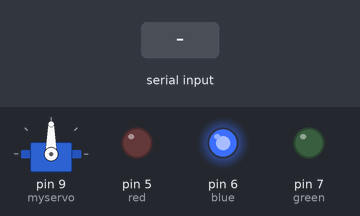
A sketch run on a simulated Arduino Uno, built with avr-gcc and run on an emulated ATmega328P. Parts: servo, output pins drawn as LEDs (lit = HIGH). The test bench sets the inputs (shaded band).

Above: at 1.2 s.
1.3 s: "H" received over Serial
At 2.1 s:
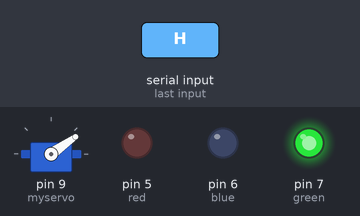
At 3.1 s:
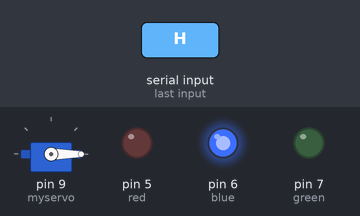
4.0 s: "F" received over Serial
At 4.8 s:
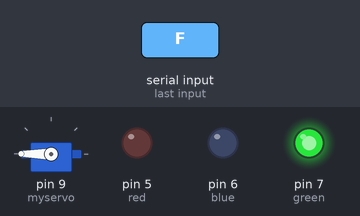
Timing chart, 0 to 7.0 s (numbered marks = the images above; inputs shaded):
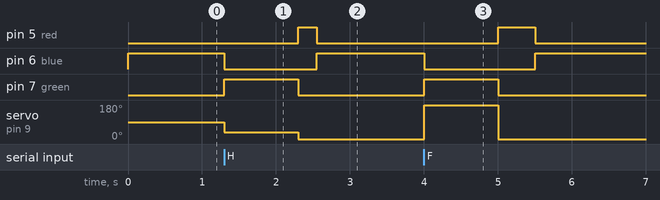

The sketch:

slave.ino
```cpp
//UPDATED SLAVE
#include <Servo.h>

Servo myservo;  // Create servo object to control a servo
const int green=7;
const int red=5;
const int blue=6;

void setup() {
  myservo.attach(9);  // Attach the servo on pin 9 to the servo object
  pinMode(red, OUTPUT);
  pinMode(green, OUTPUT);
  pinMode(blue, OUTPUT);


  // Start serial communication at 9600 baud rate
  Serial.begin(9600);
}

void loop() {digitalWrite(blue, HIGH);
  if (Serial.available() > 0) {
    char command = Serial.read();  // Read the incoming byte

    if (command == 'H') {
       digitalWrite(blue, LOW);
      digitalWrite(green, HIGH);
      myservo.write(900);
      // Move servo to half position

      delay(1000);  // Wait a bit for the action to complete
    digitalWrite(red, LOW);


      myservo.write(0);  // Return servo to initial position

     digitalWrite(green, LOW);
     digitalWrite(red, HIGH);
      delay(250);
      digitalWrite(red, LOW);


    } else if (command == 'F') {
      digitalWrite(blue, LOW);
      digitalWrite(green, HIGH);
      myservo.write(450);  // Move servo to full position
      delay(1000);  // Wait a bit for the action to complete
      myservo.write(0);
      digitalWrite(green, LOW);
      digitalWrite(red, HIGH);
      delay(500);
      digitalWrite(red, LOW);
    }
  }
}
```

Measured:
- after the input at 1.3 s, pin 5 (red): LOW → HIGH after 1.0 s, → LOW 0.25 s later; pin 6 (blue): HIGH → LOW at once, → HIGH 1.3 s later; pin 7 (green): LOW → HIGH at once, → LOW 1.0 s later; servo on pin 9 (myservo): 90° → 35° at once, → 0° 1.0 s later
- after the input at 4.0 s, pin 5 (red): LOW → HIGH after 1.0 s, → LOW 0.50 s later; pin 6 (blue): HIGH → LOW at once, → HIGH 1.5 s later; pin 7 (green): LOW → HIGH at once, → LOW 1.0 s later; servo on pin 9 (myservo): 0° → 180° at once, → 0° 1.0 s later
